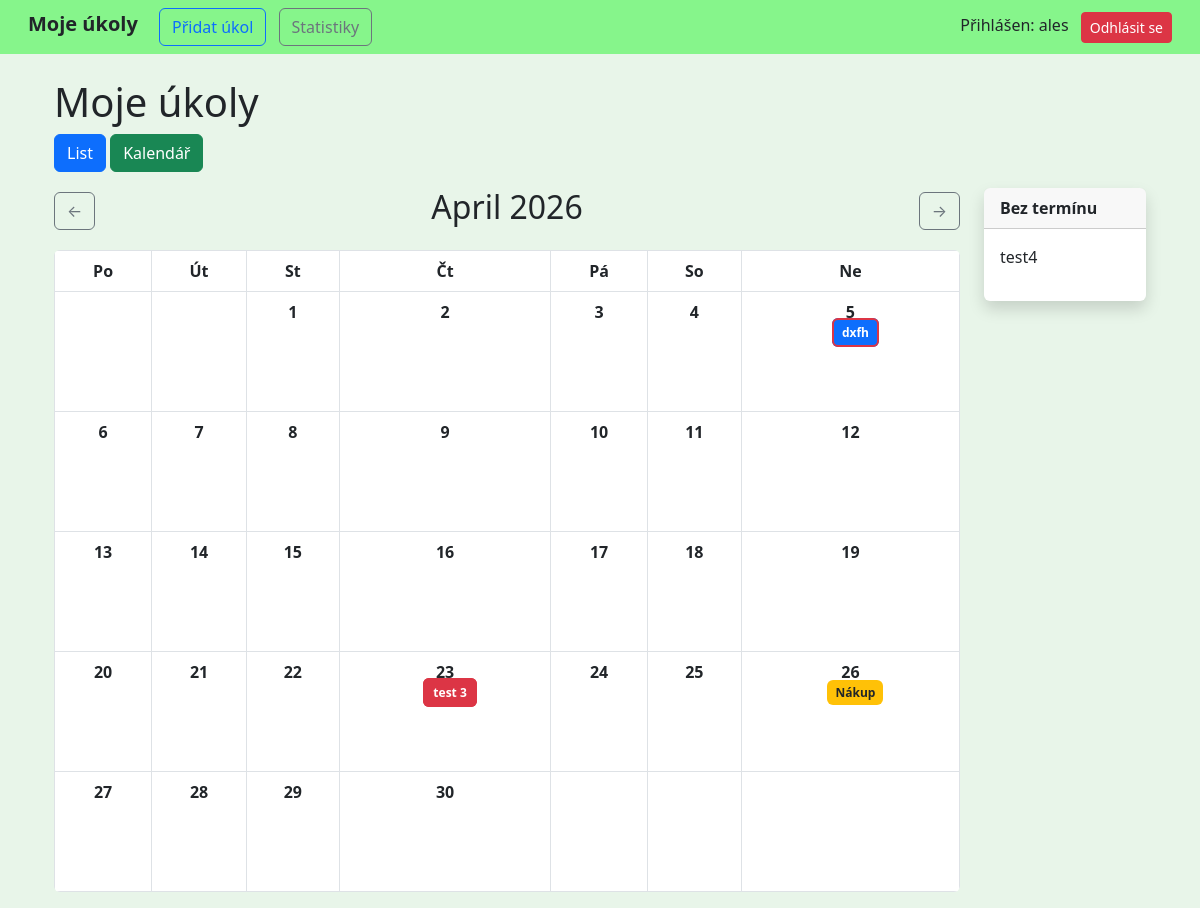
/?view=calendar&month=4&year=2026 (signed in), run on an earlier commit of the app's database.
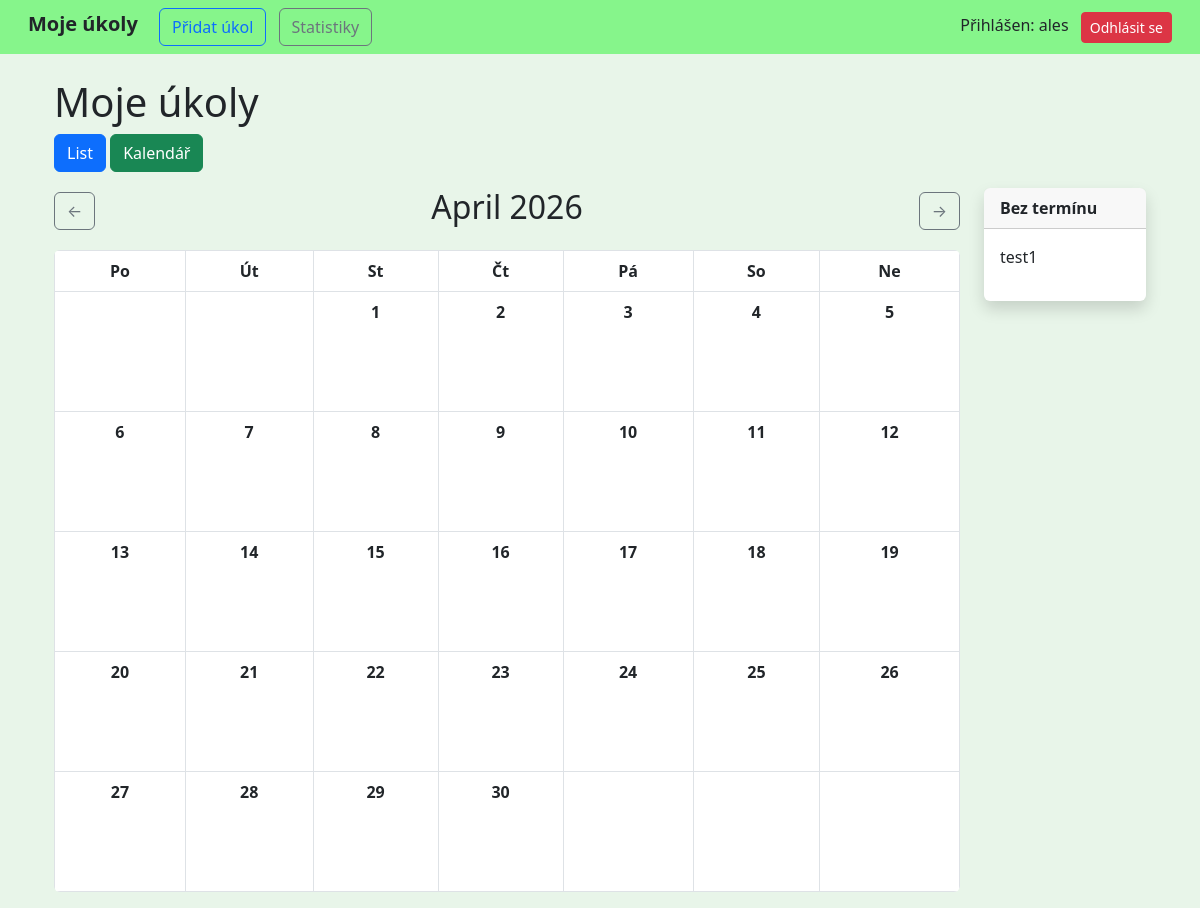
And on a later commit of the database.
### tasks/models.py (models this page shows, shortened)
class Task(models.Model):
    STATUS_CHOICES = [
        ('ZADANO', 'Zadáno'),
        ('ROZPRACOVANO', 'Rozpracováno'),
        ('DOKONCENO', 'Dokončeno'),
    ]
    PRIORITY_CHOICES = [
        (1, 'Vysoká'),
        (2, 'Vyšší'),
        (3, 'Střední'),
        (4, 'Nižší'),
        (5, 'Nízká'),
    ]
    title = models.CharField(max_length=200)
    description = models.TextField(blank=True)
    created_at = models.DateTimeField(auto_now_add=True)
    due_date = models.DateTimeField(null=True, blank=True)
    priority = models.IntegerField(choices=PRIORITY_CHOICES, default=3)
    status = models.CharField(max_length=20, choices=STATUS_CHOICES, default='ZADANO')
    user = models.ForeignKey(User, on_delete=models.CASCADE)
    tags = models.ManyToManyField(Tag, blank=True)

### tasks/views.py (the view)
# urls.py: path('', views.task_list, name='task_list'),
@login_required
def task_list(request):
    tasks = Task.objects.filter(user=request.user)
    view_type = request.GET.get('view', 'list')
    status = request.GET.get('status')
    priority = request.GET.get('priority')
    tag = request.GET.get('tag')
    search = request.GET.get('search')
    calendar_tasks = defaultdict(list)
    tasks_no_date = []
    today = date.today()
    month = int(request.GET.get('month', today.month))
    year = int(request.GET.get('year', today.year))
    cal = calendar.monthcalendar(year, month)
    prev_month = month - 1
    next_month = month + 1
    prev_year = year
    next_year = year
    if prev_month == 0:
        prev_month = 12
        prev_year -= 1
    if next_month == 13:
        next_month = 1
        next_year += 1
    if status:
        tasks = tasks.filter(status=status)
    if priority:
        tasks = tasks.filter(priority=priority)
    if tag:
        tasks = tasks.filter(tags__id=tag)
    if request.method == 'POST':
        form = TaskForm(request.POST)
        if form.is_valid():
            task = form.save(commit=False)
            task.user = request.user  # důležité!
            task.save()
            form.save_m2m()
            return redirect('task_list')
    else:
        form = TaskForm()
    for task in tasks:
        if task.due_date:
            task_date = task.due_date.date()
            calendar_tasks[task_date].append(task)
        else:
            tasks_no_date.append(task)
    tasks_by_day = {day: [] for week in cal for day in week if day != 0}
    for task in tasks:
        if task.due_date:
            if task.due_date.year == year and task.due_date.month == month:
                tasks_by_day[task.due_date.day].append(task)
    return render(request, 'tasks/task_list.html', {
        'tasks': tasks,
        'form': form,
        'tags': Tag.objects.filter(user=request.user),
        'calendar_tasks': dict(calendar_tasks),
        'tasks_no_date': tasks_no_date,
        'view_type': view_type,
        'calendar': cal,
        'tasks_by_day': tasks_by_day,
        'month': month,
        'year': year,
        'today_day': today.day,
        'today_month': today.month,
        'today_year': today.year,
        'prev_month': prev_month,
        'next_month': next_month,
        'prev_year': prev_year,
        'next_year': next_year,
        'month_name': calendar.month_name[month],
        'month_number': f"{month}.",
        'today': today,
    })

### tasks/templatetags/custom_tags.py (called while the page is built)
@register.filter
def get_item(dictionary, key):
    return dictionary.get(key)

### tasks/templates/tasks/task_list.html (shortened to what the changed rows need)
{% extends 'tasks/base.html' %}
{% load custom_tags %}
{% block content %}
<h1>Moje úkoly</h1>
<!DOCTYPE html>
<html>
<head>
</head>
<body>
{% if view_type == "calendar" %}
<div class="row">
    <div class="col-md-10">
        <div class="d-flex justify-content-between align-items-center mb-3">
            {% if request.GET.month_format == "number" %}
                <h2>{{ month_number }} {{ year }}</h2>
            {% else %}
                <h2>{{ month_name }} {{ year }}</h2>
            {% endif %}
        </div>
        <table class="table table-bordered text-center rounded overflow-hidden">
            <thead>
                <tr>
                    <th>Po</th>
                    <th>Út</th>
                    <th>St</th>
                    <th>Čt</th>
                    <th>Pá</th>
                    <th>So</th>
                    <th>Ne</th>
                </tr>
            </thead>
            <tbody>
                {% for week in calendar %}
                    <tr>
                        {% for day in week %}
                            <td style="height:120px; vertical-align: top;"
                                class="{% if day == today_day and month == today_month and year == today_year %}border border-success border-3{% endif %}">
                                {% if day != 0 %}
                                    <strong>{{ day }}</strong>
                                    <ul style="padding-left: 10px;">
                                        {% for task in tasks_by_day|get_item:day %}
                                            <li style="font-size: 12px; list-style: none;">
                                                <span
                                                title="
                                                {{ task.title }}
                                                Stav: {{ task.get_status_display }}
                                                Priorita: {{ task.priority }}
                                                {% if task.due_date %}
                                                Termín: {{ task.due_date|date:'d.m.Y' }}
                                                {% endif %}
                                                "
                                                class="
                                                    px-2 py-1 rounded fw-bold text-dark
                                                    {% if task.due_date and task.due_date.date < today and task.status != "DOKONCENO" %}
                                                        border border-danger border-2
                                                    {% endif %}
                                                    {% if task.priority == 1 %}
                                                        bg-danger text-white
                                                    {% elif task.priority == 2 %}
                                                        bg-warning
                                                    {% elif task.priority == 3 %}
                                                        bg-primary text-white
                                                    {% elif task.priority == 4 %}
                                                        bg-info
                                                    {% else %}
                                                        bg-secondary text-white
                                                    {% endif %}
                                                ">
                                                    {{ task.title }}
                                                </span>
                                            </li>
                                        {% endfor %}
                                    </ul>
                                {% endif %}
                            </td>
                        {% endfor %}
                    </tr>
                {% endfor %}
            </tbody>
        </table>
    </div>
    <div class="col-md-2">
        <div class="card shadow border-0">
            <div class="card-body">
                <ul class="list-unstyled">
                    {% for task in tasks_no_date %}
                        <li class="mb-2">
                            {{ task.title }}
                        </li>
                    {% empty %}
                        <li>Žádné úkoly</li>
                    {% endfor %}
                </ul>
            </div>
        </div>
    </div>
</div>
{% endif %}
{% endblock %}

What changed in the data, as far as the page shows it:
no longer on this page (row edited): Task: title "dxfh", priority 3 (drawn), shown under "5"
no longer on this page (row edited): Task: title "test 3", priority 1 (drawn), shown under "23"
no longer on this page (row edited): Task: title "Nákup", priority 2 (drawn), status "DOKONCENO" (drawn), shown under "26"
removed Task: title "test4"
now on this page (row edited): Task: title "test1"
